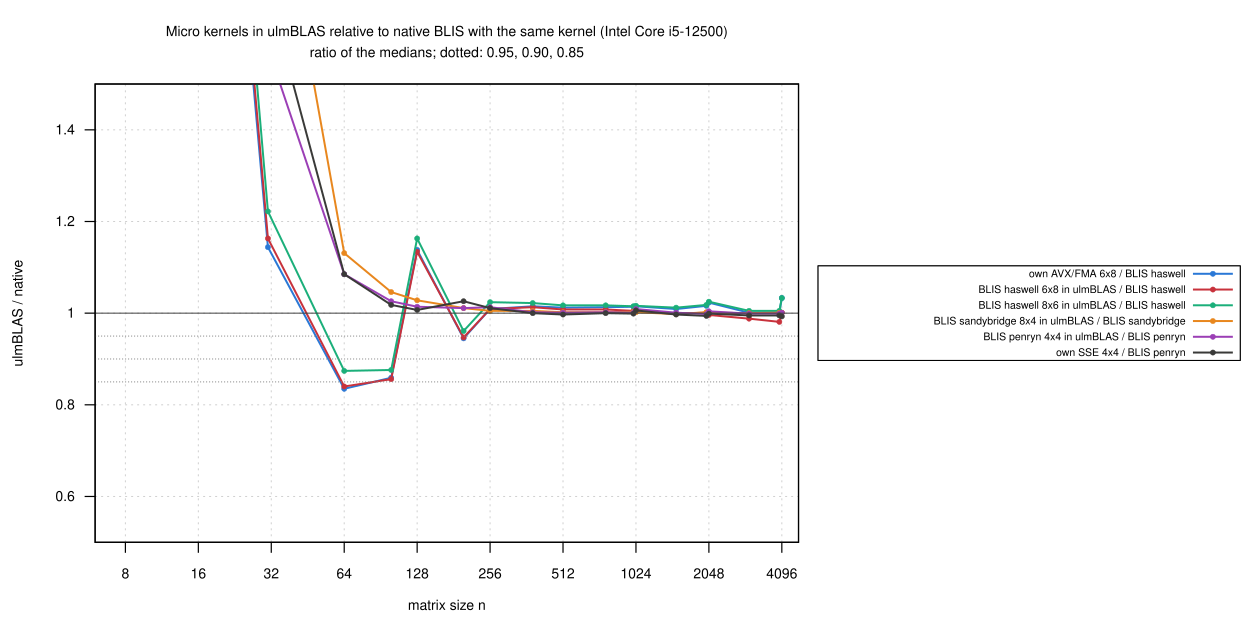

Write gnuplot code to recreate this figure.
load "_style.gp"
load "_labels.gp"
set terminal svg size 1250,620 dynamic enhanced font "Helvetica,14" background rgb "white"
set output "ratio_ref.svg"
set title "Micro kernels in ulmBLAS relative to native BLIS with the same kernel (".CPU.")\nratio of the medians; dotted: 0.95, 0.90, 0.85" font ",14"
set xlabel "matrix size n"
set ylabel "ulmBLAS / native"
set logscale x 2
set xrange [6:4800]
set yrange [0.5:1.5]
set key outside right center vertical font ",10.5" box opaque
plot for [i=1:|R|] D."dgemm_square.csv" using "n":R[i] with linespoints lc rgb color(i) lw 2 pt 7 ps 0.5 title RT[i], \
     0.95 with lines lc rgb "#808080" dt 3 notitle, 0.90 with lines lc rgb "#808080" dt 3 notitle, \
     0.85 with lines lc rgb "#808080" dt 3 notitle, 1 with lines lc rgb "#404040" lw 1 notitle
